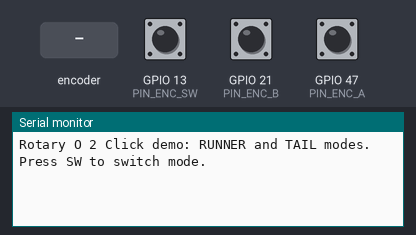
A program run on a simulated ESP32-S3. Parts: the last lines printed to the serial monitor. The test bench sets the inputs (shaded band); at power-on: GPIO 13 (PIN_ENC_SW) HIGH, GPIO 21 (PIN_ENC_B) HIGH, GPIO 47 (PIN_ENC_A) HIGH.

Above: at 1.2 s.
1.3 s: rotary encoder on GPIO 47 (PIN_ENC_A) / GPIO 21 (PIN_ENC_B) turned 1 step (first pin leading)
At 2.6 s:
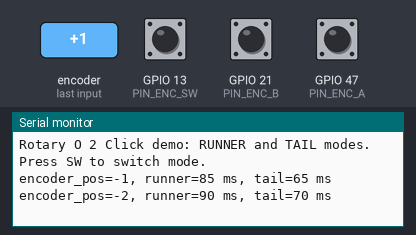
3.0 s: GPIO 13 (PIN_ENC_SW) pulled LOW for 0.15 s
At 4.2 s:
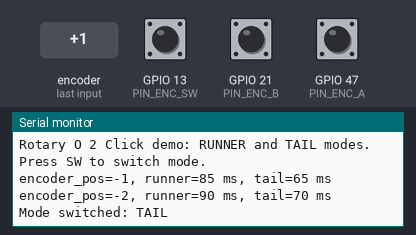
4.6 s: GPIO 13 (PIN_ENC_SW) pulled LOW for 1 s
At 5.7 s:
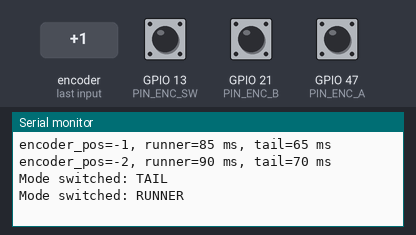
7.1 s: rotary encoder on GPIO 47 (PIN_ENC_A) / GPIO 21 (PIN_ENC_B) turned 1 step (first pin leading)
At 8.2 s:
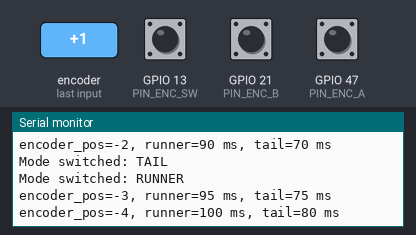
Timing chart, 0 to 9.8 s (numbered marks = the images above; inputs shaded):
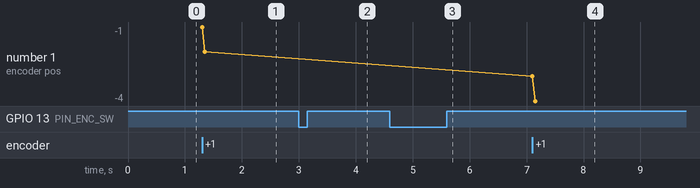

Measured:
- after the input at 1.3 s, the serial monitor: prints a new line at once (image 1)
- after the input at 3.0 s, the serial monitor: prints a new line at once (image 2)
- after the input at 4.6 s, the serial monitor: prints a new line at once (image 3)
- after the input at 7.1 s, the serial monitor: prints a new line at once (image 4)
- plotted number 1: -2 → -4 after the input at 7.1 s

The program:

main.cpp
```cpp
#include <Arduino.h>
#include <SPI.h>

// ===== ПИНЫ ПО ВАШЕЙ РАСПИНОВКЕ =====
// SPI линии TLC5925
static const int PIN_SPI_SCK   = 16;   // mikroBUS SCK -> ESP32-S3 GPIO
static const int PIN_SPI_MOSI  = 15;   // mikroBUS MOSI (SDI на TLC5925)
static const int PIN_SPI_MISO  = -1;   // mikroBUS MISO (SDO) — TLC5925 не читает, можно -1
static const int PIN_TLC_LE    = 7;    // mikroBUS CS — используется как LATCH (LE) TLC5925

// Если OE выведен — активный низ (0 = включено). Иначе оставьте -1
static const int PIN_TLC_OE    = -1;   // например 38, если у вас есть такой вывод; иначе -1

// Энкодер
static const int PIN_ENC_A     = 47;   // mikroBUS PWM  -> ENA (канал A)
static const int PIN_ENC_B     = 21;   // mikroBUS AN   -> ENB (канал B)
static const int PIN_ENC_SW    = 13;   // mikroBUS INT  -> SW (кнопка)

// ===== ПАРАМЕТРЫ =====
#define LED_CHANNELS 16

SPIClass spi = SPIClass(FSPI); // Для ESP32-S3 используйте нужный SPI хост (FSPI/HSPI)

// Счётчик позиции из ISR
volatile int32_t g_pos = 0;

// Анимации
enum Mode { MODE_RUNNER = 0, MODE_TAIL = 1 };
static Mode mode = MODE_RUNNER;
static int dir = 1; // направление анимации: 1 — вперёд, -1 — назад

// Скорости анимаций (мс на шаг)
static uint16_t anim_period_ms = 80;  // бегунок
static uint16_t tail_period_ms = 60;  // дорожка с хвостом
static int anim_tail_len = 4;         // длина хвоста (1..16)

// Дебаунс кнопки
unsigned long last_sw_ms = 0;
bool sw_state = false;

// ===== TLC5925 low-level =====
static inline void pulse_latch() {
  digitalWrite(PIN_TLC_LE, HIGH);
  // delayMicroseconds(1); // при необходимости
  digitalWrite(PIN_TLC_LE, LOW);
}

// Передать 16 бит MSB-first в TLC5925 через SPI и зафиксировать выходы импульсом LE
void tlc_shift16(uint16_t data) {
  uint8_t hi = (data >> 8) & 0xFF;
  uint8_t lo = data & 0xFF;

  spi.beginTransaction(SPISettings(1000000, MSBFIRST, SPI_MODE0)); // 1 МГц достаточно
  spi.transfer(hi);
  spi.transfer(lo);
  spi.endTransaction();

  pulse_latch();
}

// Установить произвольную маску каналов (1 = LED вкл)
inline void tlc_set_mask(uint16_t mask) {
  tlc_shift16(mask);
}

// Включить один светодиод по индексу 0..15 (остальные выкл)
void tlc_set_single(int index) {
  index %= LED_CHANNELS;
  if (index < 0) index += LED_CHANNELS;
  uint16_t m = (uint16_t)1u << index;
  tlc_set_mask(m);
}

// ===== ENC ISR: прерывание по фронтам канала A, читаем B для направления =====
void IRAM_ATTR encA_isr() {
  int a = digitalRead(PIN_ENC_A);
  int b = digitalRead(PIN_ENC_B);
  if (a == b) ++g_pos;
  else        --g_pos;
}

// ===== Анимации =====
void anim_runner_step_dir() {
  static uint32_t last = 0;
  static int idx = 0;
  uint32_t now = millis();
  if (now - last < anim_period_ms) return;
  last = now;

  idx = (idx + dir + LED_CHANNELS) % LED_CHANNELS;
  tlc_set_mask((uint16_t)1u << idx);
}

void anim_tail_step_dir() {
  static uint32_t last = 0;
  static int head = 0;
  uint32_t now = millis();
  if (now - last < tail_period_ms) return;
  last = now;

  head = (head + dir + LED_CHANNELS) % LED_CHANNELS;

  uint16_t mask = 0;
  for (int i = 0; i < anim_tail_len; ++i) {
    int idx = head - i*dir; // хвост «за» головой по направлению
    idx %= LED_CHANNELS;
    if (idx < 0) idx += LED_CHANNELS;
    mask |= (uint16_t)1u << idx;
  }
  tlc_set_mask(mask);
}

void setup() {
  Serial.begin(115200);
  delay(50);

  // LATCH (CS на mikroBUS), OE (если есть)
  pinMode(PIN_TLC_LE, OUTPUT);
  digitalWrite(PIN_TLC_LE, LOW);

  if (PIN_TLC_OE >= 0) {
    pinMode(PIN_TLC_OE, OUTPUT);
    digitalWrite(PIN_TLC_OE, LOW); // активный низ: 0 = включено
  }

  // Инициализация SPI (без аппаратного SS — LATCH дергаем вручную)
  spi.begin(PIN_SPI_SCK, PIN_SPI_MISO, PIN_SPI_MOSI, -1);

  // Погасить все
  tlc_set_mask(0x0000);

  // Энкодер: входы с pullup
  pinMode(PIN_ENC_A, INPUT_PULLUP);
  pinMode(PIN_ENC_B, INPUT_PULLUP);
  pinMode(PIN_ENC_SW, INPUT_PULLUP);

  // Прерывание на A по любому изменению
  attachInterrupt(digitalPinToInterrupt(PIN_ENC_A), encA_isr, CHANGE);

  // Стартовое состояние кольца
  tlc_set_single(0);

  Serial.println("Rotary O 2 Click demo: RUNNER and TAIL modes. Press SW to switch mode.");
}

void loop() {
  // 1) Управление скоростью/направлением энкодером
  static int32_t last_pos = 0;
  int32_t pos = g_pos;
  if (pos != last_pos) {
    int32_t d = pos - last_pos;
    last_pos = pos;

    // Пример: поворот меняет скорость (вправо — быстрее, влево — медленнее)
    int delta = (d > 0) ? 1 : -1;
    anim_period_ms = constrain((int)anim_period_ms - delta*5, 10, 400);
    tail_period_ms = constrain((int)tail_period_ms - delta*5, 10, 400);

    // Альтернатива: менять направление (раскомментируйте ниже)
    // dir = (d > 0) ? 1 : -1;

    Serial.printf("encoder_pos=%ld, runner=%u ms, tail=%u ms\n",
                  (long)pos, anim_period_ms, tail_period_ms);
  }

  // 2) Переключение режима по нажатию SW (краткое нажатие)
  bool sw_now = (digitalRead(PIN_ENC_SW) == LOW); // активный LOW
  unsigned long ms = millis();
  if (sw_now != sw_state && (ms - last_sw_ms) > 10) { // антидребезг ~10 мс
    sw_state = sw_now;
    last_sw_ms = ms;
    if (sw_state) { // нажатие
      mode = (mode == MODE_RUNNER) ? MODE_TAIL : MODE_RUNNER;
      Serial.printf("Mode switched: %s\n", mode == MODE_RUNNER ? "RUNNER" : "TAIL");
    }
  }

  // 3) Выполнить выбранную анимацию
  if (mode == MODE_RUNNER) anim_runner_step_dir();
  else                     anim_tail_step_dir();

  delay(1);
}
```
